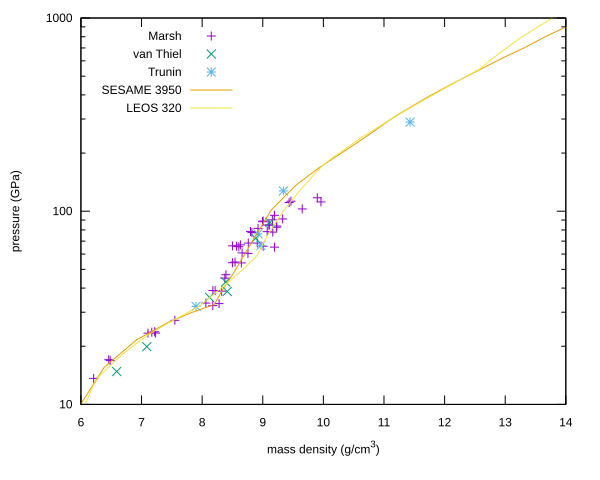

Here is the gnuplot script that generated this plot:
#!/usr/local/Cellar/gnuplot/5.4.1_2/bin/gnuplot
#
#    
#    	G N U P L O T
#    	Version 5.4 patchlevel 1    last modified 2020-12-01 
#    
#    	Copyright (C) 1986-1993, 1998, 2004, 2007-2020
#    	Thomas Williams, Colin Kelley and many others
#    
#    	gnuplot home:     http://www.gnuplot.info
#    	faq, bugs, etc:   type "help FAQ"
#    	immediate help:   type "help"  (plot window: hit 'h')
# set terminal qt 0 font "Sans,9"
# set output
unset clip points
set clip one
unset clip two
unset clip radial
set errorbars front 1.000000 
set border 31 front lt black linewidth 1.000 dashtype solid
set zdata 
set ydata 
set xdata 
set y2data 
set x2data 
set boxwidth
set boxdepth 0
set style fill  empty border
set style rectangle back fc  bgnd fillstyle   solid 1.00 border lt -1
set style circle radius graph 0.02 
set style ellipse size graph 0.05, 0.03 angle 0 units xy
set dummy x, y
set format x "% h" 
set format y "% h" 
set format x2 "% h" 
set format y2 "% h" 
set format z "% h" 
set format cb "% h" 
set format r "% h" 
set ttics format "% h"
set timefmt "%d/%m/%y,%H:%M"
set angles radians
set tics back
unset grid
unset raxis
set theta counterclockwise right
set style parallel front  lt black linewidth 2.000 dashtype solid
set key notitle
set key fixed left top vertical Right noreverse enhanced autotitle nobox
set key noinvert samplen 4 spacing 1 width 0 height 0 
set key maxcolumns 0 maxrows 0
set key noopaque
unset label
unset arrow
unset style line
unset style arrow
set style histogram clustered gap 2 title textcolor lt -1
unset object
unset walls
set style textbox  transparent margins  1.0,  1.0 border  lt -1 linewidth  1.0
set offsets 0, 0, 0, 0
set pointsize 1
set pointintervalbox 1
set encoding default
unset polar
unset parametric
unset spiderplot
unset decimalsign
unset micro
unset minussign
set view 60, 30, 1, 1
set view azimuth 0
set rgbmax 255
set samples 100, 100
set isosamples 10, 10
set surface 
unset contour
set cntrlabel  format '%8.3g' font '' start 5 interval 20
set mapping cartesian
set datafile separator whitespace
set datafile nocolumnheaders
unset hidden3d
set cntrparam order 4
set cntrparam linear
set cntrparam levels 5
set cntrparam levels auto
set cntrparam firstlinetype 0 unsorted
set cntrparam points 5
set size ratio 0 1,1
set origin 0,0
set style data lines
set style function lines
unset xzeroaxis
unset yzeroaxis
unset zzeroaxis
unset x2zeroaxis
unset y2zeroaxis
set xyplane relative 0.5
set tics scale  1, 0.5, 1, 1, 1
set mxtics default
set mytics default
set mztics default
set mx2tics default
set my2tics default
set mcbtics default
set mrtics default
set nomttics
set xtics border in scale 1,0.5 mirror norotate  autojustify
set xtics  norangelimit autofreq 
set ytics border in scale 1,0.5 mirror norotate  autojustify
set ytics  norangelimit autofreq 
set ztics border in scale 1,0.5 nomirror norotate  autojustify
set ztics  norangelimit autofreq 
unset x2tics
unset y2tics
set cbtics border in scale 1,0.5 mirror norotate  autojustify
set cbtics  norangelimit autofreq 
set rtics axis in scale 1,0.5 nomirror norotate  autojustify
set rtics  norangelimit autofreq 
unset ttics
set title "" 
set title  font "" textcolor lt -1 norotate
set timestamp bottom 
set timestamp "" 
set timestamp  font "" textcolor lt -1 norotate
set trange [ * : * ] noreverse nowriteback
set urange [ * : * ] noreverse nowriteback
set vrange [ * : * ] noreverse nowriteback
set xlabel "mass density (g/cm^3)" 
set xlabel  font "" textcolor lt -1 norotate
set x2label "" 
set x2label  font "" textcolor lt -1 norotate
set xrange [ * : * ] noreverse writeback
set x2range [ * : * ] noreverse writeback
set ylabel "pressure (GPa)" 
set ylabel  font "" textcolor lt -1 rotate
set y2label "" 
set y2label  font "" textcolor lt -1 rotate
set yrange [ * : * ] noreverse writeback
set y2range [ * : * ] noreverse writeback
set zlabel "" 
set zlabel  font "" textcolor lt -1 norotate
set zrange [ * : * ] noreverse writeback
set cblabel "" 
set cblabel  font "" textcolor lt -1 rotate
set cbrange [ * : * ] noreverse writeback
set rlabel "" 
set rlabel  font "" textcolor lt -1 norotate
set rrange [ * : * ] noreverse writeback
unset logscale
set logscale y
unset jitter
set zero 1e-08
set lmargin  -1
set bmargin  -1
set rmargin  -1
set tmargin  -1
set locale "en_US.UTF-8"
set pm3d explicit at s
set pm3d scansautomatic
set pm3d interpolate 1,1 flush begin noftriangles noborder corners2color mean
set pm3d clip z 
set pm3d nolighting
set palette positive nops_allcF maxcolors 0 gamma 1.5 color model RGB 
set palette rgbformulae 7, 5, 15
set colorbox default
set colorbox vertical origin screen 0.9, 0.2 size screen 0.05, 0.6 front  noinvert bdefault
set style boxplot candles range  1.50 outliers pt 7 separation 1 labels auto unsorted
set loadpath 
set fontpath
set psdir
set fit brief errorvariables nocovariancevariables errorscaling prescale nowrap v5
GNUTERM = "qt"
VoxelDistance = {9.00500479207635e-308, 1.97626258336499e-323}
## Last datafile plotted: "../../inferno/81k/tadap.hugt"
pl [6:14][10:1e3] \
   'hugoniot/marsh.txt' u 10:11 title 'Marsh' w p ls 1, \
   'hugoniot/vanthiel.txt' ind 0 u ($1/$6):($5/10) title 'van Thiel' w p ls 2, \
   'hugoniot/trunin.txt' u 4:6 title 'Trunin' w p ls 3, \
   'models/sesame3950/hugoniot.txt' u 1:6 title 'SESAME 3950' ls 4, \
   'models/leos320/hugoniot.txt' u 1:6 title 'LEOS 320' ls 5
# below: same as Marsh
#  'hugoniot/vanthiel.txt' ind 3 u ($1/$5):($4/10) notitle w p ls 2
